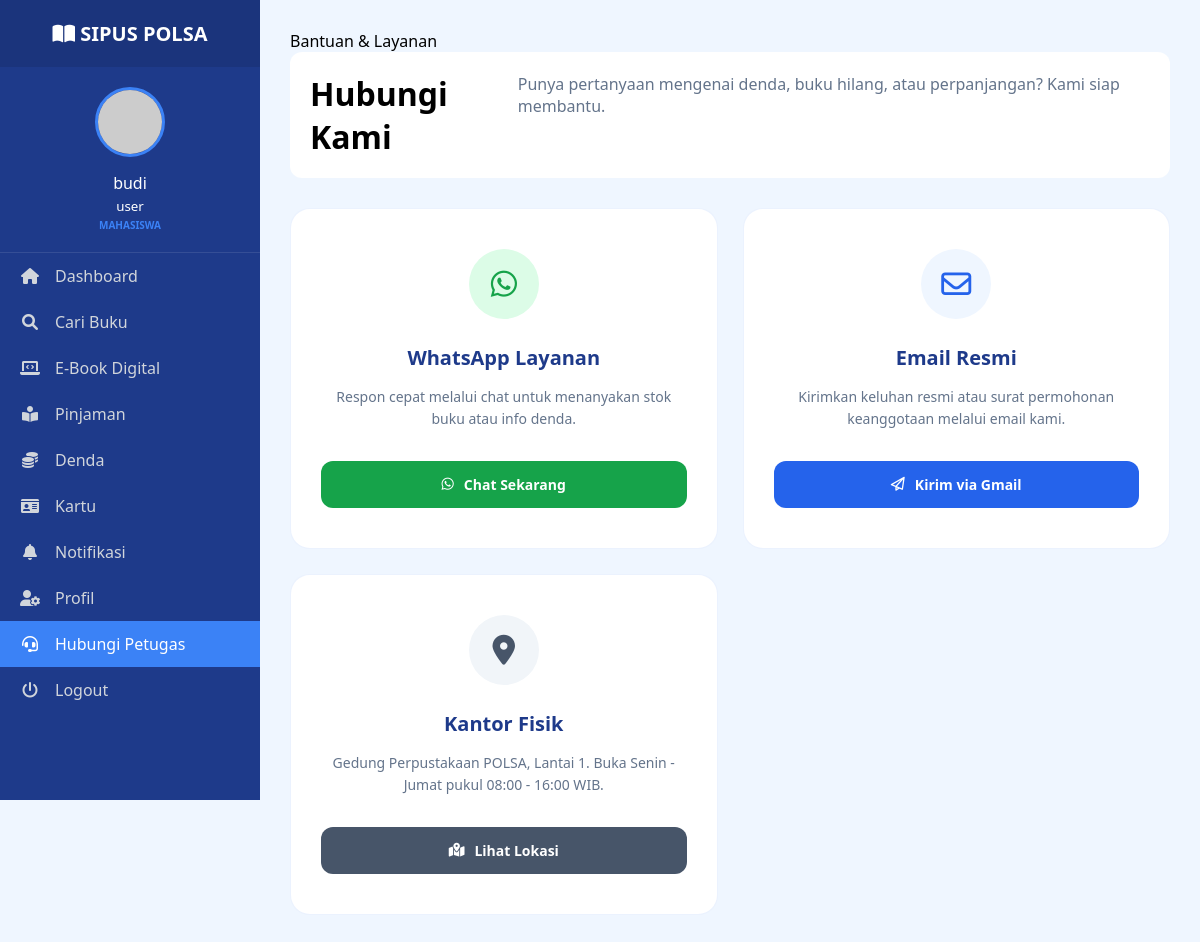
The page /views/kontak_petugas.php (signed in) on the database its author committed.
### tables this page shows
CREATE TABLE `users` (
  `id` int(11) NOT NULL,
  `username` varchar(50) NOT NULL,
  `email` varchar(255) DEFAULT NULL,
  `foto` varchar(255) DEFAULT NULL,
  `nama` varchar(100) DEFAULT NULL,
  `jenkel` varchar(20) DEFAULT NULL,
  `password` varchar(255) NOT NULL,
  `role` enum('admin','mahasiswa','dosen','karyawan') NOT NULL,
  `status` enum('active','blocked') DEFAULT 'active',
  `borrowing_limit` int(11) DEFAULT 3
);

### views/kontak_petugas.php (the view, shortened to what this page needs)
<?php
include '../config/koneksi.php';
$id_user = $_SESSION['id_user'] ?? '';
$query_user = mysqli_query($koneksi, "SELECT * FROM users WHERE id = '$id_user'");
$user = mysqli_fetch_assoc($query_user);
$nama_user = $user['nama'] ?? $_SESSION['nama'] ?? 'Pengguna';
$nim_user  = $user['username'] ?? $_SESSION['username'] ?? '-';
$role_user = $user['role'] ?? 'Mahasiswa';
$foto_user = $user['foto'] ?? '';
?>
<!DOCTYPE html>
<html lang="id">
<head>
    <link rel="stylesheet" href="../assets/css/users-style.css?v=<?php echo time(); ?>">
    <link rel="stylesheet" href="https://cdnjs.cloudflare.com/ajax/libs/font-awesome/6.0.0/css/all.min.css">
</head>
<body>
    <aside class="sidebar">
        <div class="brand">
            <i class="fa-solid fa-book-open"></i>
            <span>SIPUS POLSA</span>
        </div>
        <div class="user-info">
            <?php
            $path_foto = (!empty($foto_user) && file_exists("../assets/img/profil/" . $foto_user))
                         ? "../assets/img/profil/" . $foto_user
                         : "https://ui-avatars.com/api/?name=" . urlencode($nama_user) . "&background=3b82f6&color=fff&bold=true";
            ?>
            <img src="<?php echo $path_foto; ?>" alt="User Profile">
            <div class="user-text">
                <p><?php echo htmlspecialchars($nama_user); ?></p>
                <small><?php echo htmlspecialchars($nim_user); ?></small>
                <div style="font-size: 10px; color: #3b82f6; font-weight: 700; text-transform: uppercase; margin-top: 2px;">
                    <?php echo htmlspecialchars($role_user); ?>
                </div>
            </div>
        </div>
        <nav>
            <a href="users_dashboard.php"><i class="fa-solid fa-house"></i> <span>Dashboard</span></a>
            <a href="cari_buku.php"><i class="fa-solid fa-magnifying-glass"></i> <span>Cari Buku</span></a>
            <a href="ebook.php"><i class="fa-solid fa-laptop-code"></i> <span>E-Book Digital</span></a>
            <a href="peminjaman_saya.php"><i class="fa-solid fa-book-reader"></i> <span>Pinjaman</span></a>
            <a href="denda_saya.php"><i class="fa-solid fa-coins"></i> <span>Denda</span></a>
            <a href="kartu_perpustakaan.php"><i class="fa-solid fa-id-card"></i> <span>Kartu</span></a>
            <a href="notifikasi.php"><i class="fa-solid fa-bell"></i> <span>Notifikasi</span></a>
            <a href="profil.php"><i class="fa-solid fa-user-gear"></i> <span>Profil</span></a>
            <a href="kontak_petugas.php" class="active"><i class="fa-solid fa-headset"></i> <span>Hubungi Petugas</span></a>
            <a href="../logout.php" class="logout" onclick="return confirm('Keluar?')">
                <i class="fa-solid fa-power-off"></i> <span>Logout</span>
            </a>
        </nav>
    </aside>
    <main class="main-content">
        <div class="breadcrumb">Bantuan & Layanan</div>
        <header>
            <h1 class="page-title">Hubungi Kami</h1>
            <p class="subtitle">Punya pertanyaan mengenai denda, buku hilang, atau perpanjangan? Kami siap membantu.</p>
        </header>
        <div class="contact-grid">
            <div class="contact-card shadow-sm">
                <div class="icon-box whatsapp-bg"><i class="fa-brands fa-whatsapp"></i></div>
                <h3>WhatsApp Layanan</h3>
                <p>Respon cepat melalui chat untuk menanyakan stok buku atau info denda.</p>
                <a href="https://wa.me/6289505184707" class="btn-contact btn-wa" target="_blank">
                    <i class="fa-brands fa-whatsapp"></i> Chat Sekarang
                </a>
            </div>
            <div class="contact-card shadow-sm">
                <div class="icon-box email-bg"><i class="fa-regular fa-envelope"></i></div>
                <h3>Email Resmi</h3>
                <p>Kirimkan keluhan resmi atau surat permohonan keanggotaan melalui email kami.</p>
                <a href="https://mail.google.com/mail/?view=cm&fs=1&to=kholidmashuri2@gmail.com&su=Tanya%20Layanan%20SIPUS%20POLSA"
                   target="_blank" class="btn-contact btn-mail">
                    <i class="fa-regular fa-paper-plane"></i> Kirim via Gmail
                </a>
            </div>
            <div class="contact-card shadow-sm">
                <div class="icon-box location-bg"><i class="fa-solid fa-location-dot"></i></div>
                <h3>Kantor Fisik</h3>
                <p>Gedung Perpustakaan POLSA, Lantai 1. Buka Senin - Jumat pukul 08:00 - 16:00 WIB.</p>
                <a href="https://www.google.com/maps/search/?api=1&query=Politeknik+Sawunggalih+Aji+Kutoarjo"
                   target="_blank" class="btn-contact btn-map">
                    <i class="fa-solid fa-map-location-dot"></i> Lihat Lokasi
                </a>
            </div>
        </div>
    </main>
</body>
</html>

### assets/css/users-style.css (style rules this page uses)
* { margin: 0; padding: 0; box-sizing: border-box; font-family: 'Segoe UI', Tahoma, Geneva, Verdana, sans-serif; }
:root { --biru-tua: #1e3a8a; --biru-utama: #3b82f6; --biru-muda: #eff6ff; --putih: #ffffff; --bahaya: #ef4444; }
body { display: flex; background-color: var(--biru-muda); min-height: 100vh; }
.sidebar { width: 260px; background-color: var(--biru-tua); color: white; min-height: 100vh; position: fixed; transition: 0.3s; }
.brand { padding: 20px; font-size: 20px; font-weight: bold; text-align: center; background: rgba(0,0,0,0.1); }
.user-info { padding: 20px; text-align: center; border-bottom: 1px solid rgba(255,255,255,0.1); }
.user-info img { width: 70px; height: 70px; border-radius: 50%; margin-bottom: 10px; border: 3px solid var(--biru-utama); }
.sidebar nav a { display: flex; align-items: center; gap: 10px; padding: 15px 25px; color: #d1d5db; text-decoration: none; }
.sidebar nav a:hover, .sidebar nav a.active { background: var(--biru-utama); color: white; }
.main-content { flex: 1; margin-left: 260px; padding: 30px; }
header { display: flex; justify-content: space-between; align-items: center; margin-bottom: 30px; background: white; padding: 20px; border-radius: 12px; }
.subtitle { color: #64748b; margin-bottom: 25px; }
.subtitle { color: #64748b; margin-bottom: 40px; font-size: 16px; }
.contact-grid { display: grid; grid-template-columns: repeat(auto-fit, minmax(300px, 1fr)); gap: 25px; }
.contact-card { background: var(--putih); padding: 40px 30px; border-radius: 20px; text-align: center; border: 1px solid rgba(59, 130, 246, 0.1); transition: all 0.3s ease; }
.icon-box { width: 70px; height: 70px; border-radius: 50%; display: flex; align-items: center; justify-content: center; font-size: 30px; margin: 0 auto 25px; }
.whatsapp-bg { background: #dcfce7; color: #16a34a; }
.email-bg { background: #eff6ff; color: #2563eb; }
.location-bg { background: #f1f5f9; color: #475569; }
.contact-card h3 { color: var(--biru-tua); font-size: 20px; font-weight: 700; margin-bottom: 15px; }
.contact-card p { color: #64748b; line-height: 1.6; margin-bottom: 30px; font-size: 14px; }
.btn-contact { display: inline-flex; align-items: center; justify-content: center; gap: 10px; width: 100%; padding: 14px; border-radius: 12px; text-decoration: none; font-weight: 700; font-size: 14px; transition: 0.3s; }
.btn-wa { background: #16a34a; color: white; }
.btn-mail { background: #2563eb; color: white; }
.btn-map { background: #475569; color: white; }

### views/kontak_petugas.php (style rules this page uses)
.sidebar nav a { display: flex !important; align-items: center; padding: 12px 20px; gap: 15px; text-decoration: none; transition: all 0.3s; }
.sidebar nav a i { width: 20px; text-align: center; }

### rows shown on the page
users: nama "budi", username "user", role "MAHASISWA"
